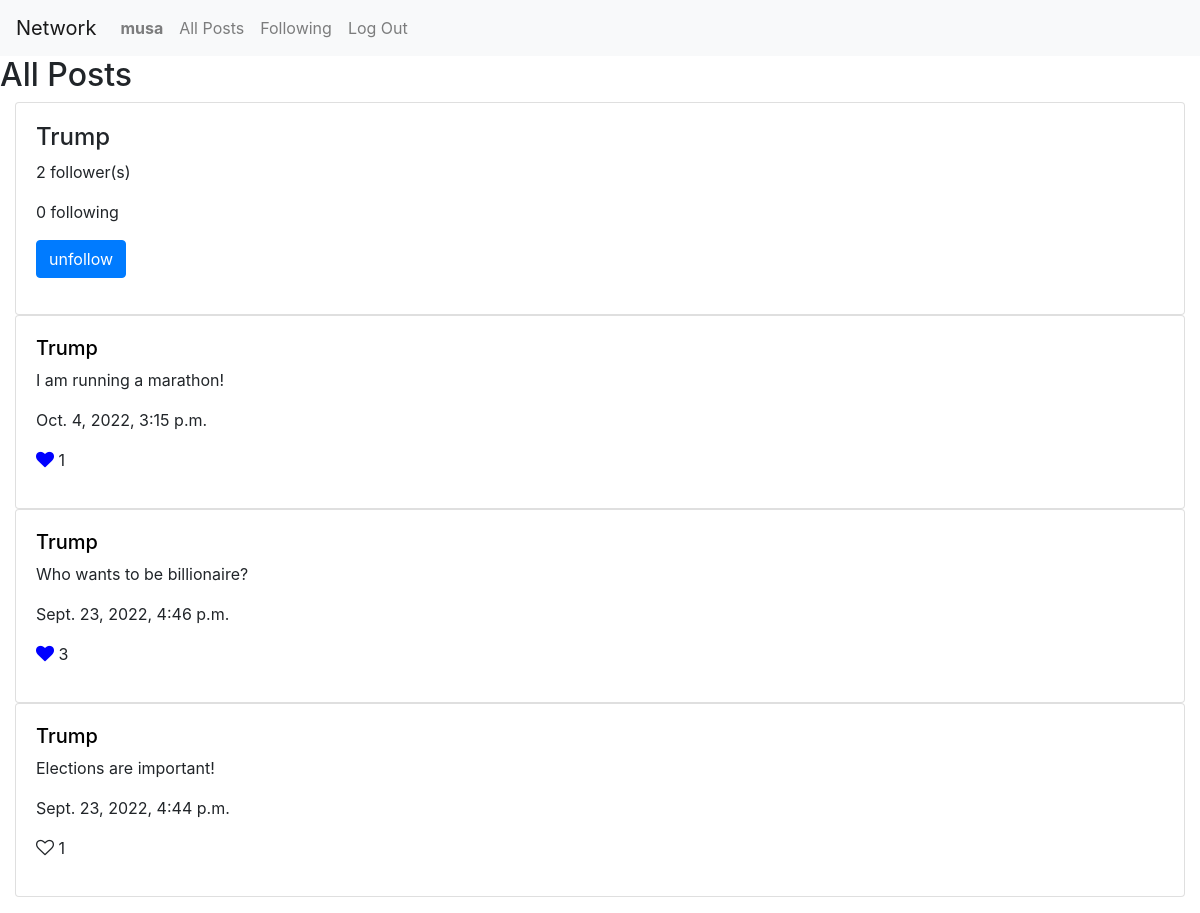
The page /profile/Trump (signed in) on the database its author committed.
### network/models.py (models this page shows, shortened)
class User(AbstractUser):
    pass
    followers = models.ManyToManyField('self', symmetrical=False, related_name= "following",
                blank=True)
    def count_followers(self):
        return self.followers.count()
    def count_following(self):
        return User.objects.filter(followers=self).count()

class Post(models.Model):
     post_id = models.AutoField(primary_key=True)
     postNote = models.TextField()
     poster = models.ForeignKey(User, on_delete=models.CASCADE, related_name="posts", null = True)
     timeStamp = models.DateTimeField(auto_now_add=True, null=True)
     likes = models.IntegerField(default = 0, null=True)
     likers =  models.ManyToManyField(User,  related_name="likerz", null = True)

### network/views.py (the view)
# urls.py: path("profile/<str:profile>",views.profile, name = "profile"),
def profile(request, profile):
    profile = User.objects.get(username = profile)
    print(request.user.is_authenticated and request.user == profile)
    if request.user.is_authenticated:
        text = "unfollow" if profile.followers.contains(request.user) else "follow"
    else :
        text ="ignore" #shouldn't be displayed
    post_list = Post.objects.order_by("-timeStamp").filter(poster = profile)
    paginator = Paginator(post_list, 8)
    page_number = request.GET.get('page')
    page_obj = paginator.get_page(page_number)
    return render(request, 'network/profilePage.html',
        {'profile': profile,
         "page_obj" : page_obj,
         'isSelf' : (request.user.is_authenticated and request.user == profile ),
         'follow' : text,
         'followers' : profile.count_followers(),
         'following' : profile.count_following(),
          })

### network/templates/network/profilePage.html (shortened to what this page needs)
{% extends "network/layout.html" %}
{% load static %}
{% block body %}
    <h2>All Posts</h2>
    <div  class = "container-fluid">
        <div class="card space" >
            <h4> {{ profile.username| capfirst }}</h4>
            <p>{{ followers }} follower(s) </p>
            <p>{{ following }} following </p>
            {% if isSelf %}
            {% else %}
                {% if user.is_authenticated %}
                    <form action = "{% url 'follow' profile %}" method = "post">
                        <p><input type="submit" value = "{{ follow }}" class="btn btn-primary"/> </p>
                    </form>
                {% endif %}
            {% endif %}
        </div>
    </div>
   <div id="posts-view">
    {% for post in page_obj %}
    <div  class = "container-fluid">
        <div id = "{{ post.post_id }}"class="card space" >
                <a  style="color:black" href="{% url 'profile' post.poster %}" ><h5> {{ post.poster| capfirst }}</h5> </a>
                <p class =  "post" id = "post{{ post.post_id }}"> {{ post.postNote }}</p>
                <p> {{ post.timeStamp }}</p>
                {% if  user in  post.likers.all %}
                    <p id = "like{{ post.post_id }}" ><a  class = "like" id = "c{{post.post_id}}" ><i  id = "b{{ post.post_id }}" class=" fa fa-heart" style="font-size:18px; color: blue"></i> </a> {{post.likes}}</a></p>
                {% else %}
                    <p id = "like{{ post.post_id }}" ><a  class = "like" id = "c{{post.post_id}}"><i  id = "b{{ post.post_id }}" class=" fa fa-heart-o" style="font-size:18px"></i> </a> {{post.likes}}</a></p>
                {% endif %}
        </div>
    </div>
    {% empty %}
        <div> No Posts Avialable.</div>
    {% endfor %}
</div>
{% endblock %}

### network/templates/network/layout.html (shortened to what this page needs)
{% load static %}
<!DOCTYPE html>
<html lang="en">
    <head>
        <link rel="stylesheet" href="https://stackpath.bootstrapcdn.com/bootstrap/4.4.1/css/bootstrap.min.css">
        <link href="{% static 'network/styles.css' %}" rel="stylesheet">
        <link rel="stylesheet" href="https://cdnjs.cloudflare.com/ajax/libs/font-awesome/4.7.0/css/font-awesome.min.css">
    </head>
    <body>
        <nav class="navbar navbar-expand-lg navbar-light bg-light">
            <a class="navbar-brand" href="#">Network</a>
            <div>
              <ul class="navbar-nav mr-auto">
                {% if user.is_authenticated %}
                    <li class="nav-item">
                        <a class="nav-link" href="#"><strong>{{ user.username }}</strong></a>
                    </li>
                {% endif %}
                <li class="nav-item">
                  <a class="nav-link" href="{% url 'index' %}">All Posts</a>
                </li>
                {% if user.is_authenticated %}
                    <li class="nav-item">
                        <a class="nav-link" href="{% url 'following' %}">Following</a>
                    </li>
                    <li class="nav-item">
                        <a class="nav-link" href="{% url 'logout' %}">Log Out</a>
                    </li>
                {% endif %}
              </ul>
            </div>
          </nav>
        <div class="body">
            {% block body %}
            {% endblock %}
        </div>
    </body>
</html>

### network/static/network/styles.css (style rules this page uses)
.space { padding : 20px; }

### rows shown on the page
User: username "musa"
User: username "Trump"
Post: poster "Trump", postNote "I am running a marathon!", timeStamp "Oct. 4, 2022, 3:15 p.m.", likes "1"
Post: poster "Trump", postNote "Who wants to be billionaire?", timeStamp "Sept. 23, 2022, 4:46 p.m.", likes "3"
Post: poster "Trump", postNote "Elections are important!", timeStamp "Sept. 23, 2022, 4:44 p.m.", likes "1"

### other values the page prints
{{ followers }} "2"
{{ following }} "0"
